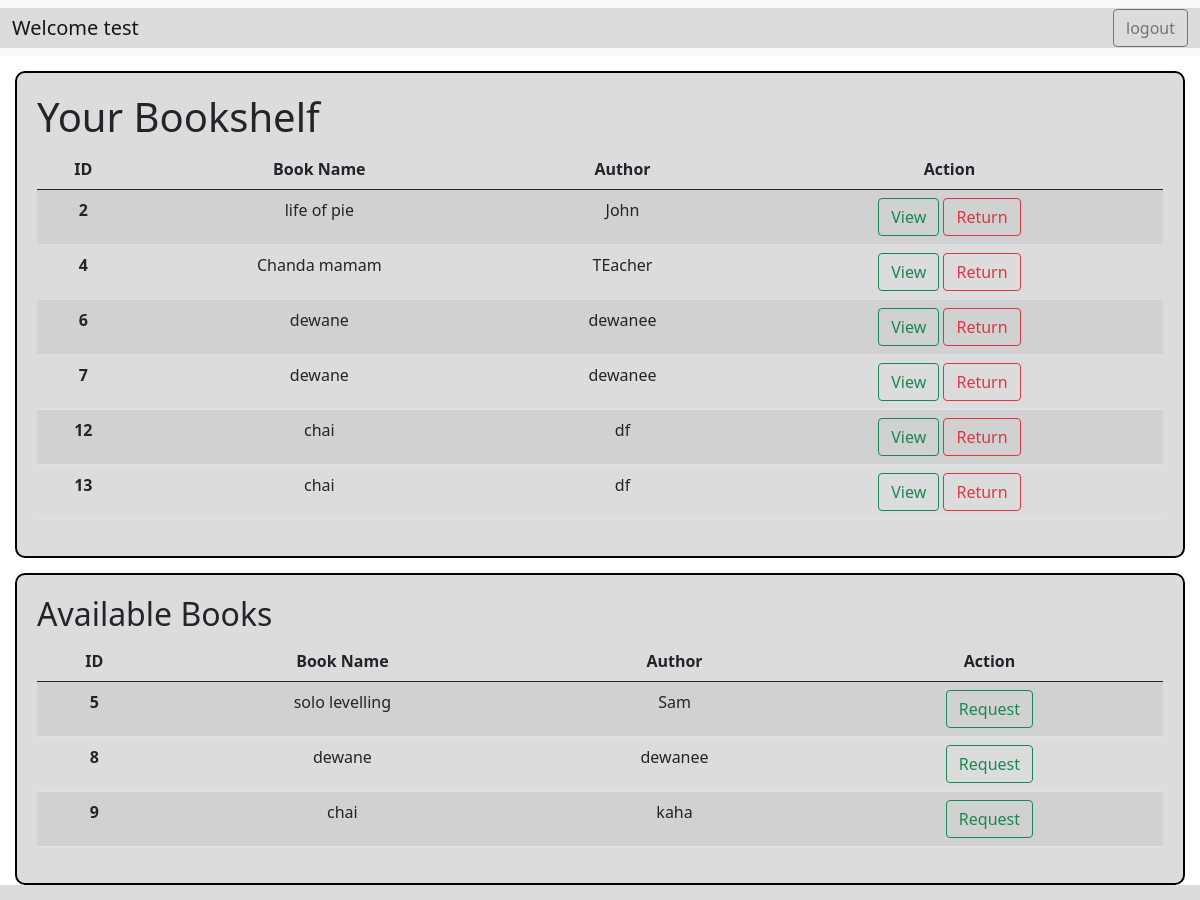
The page /user_dashboard/4 on the database its author committed.
### application/models.py (models this page shows)
class User(db.Model):
    id = db.Column(db.Integer, primary_key = True)
    email = db.Column(db.String(),unique = True, nullable = False)
    username = db.Column(db.String(), unique = True, nullable = False)
    password = db.Column (db.String(), nullable = False)
    type = db.Column (db.String(),default ="general")
    ebooks = db.relationship('Ebook', backref = 'bearer')

class Ebook(db.Model):
    id = db.Column(db.Integer, primary_key = True)
    b_name = db.Column(db.String(), nullable = False)
    author = db.Column(db.String(), nullable = False)
    b_url = db.Column(db.String(), nullable = True)
    status = db.Column(db.String(), default = "Available")
    user_id = db.Column(db.Integer, db.ForeignKey('user.id'), nullable = True)

### application/controllers.py (the view)
@app.route("/user_dashboard/<int:user_id>", methods=["GET"])
def user_dashboard(user_id):
    this_user = User.query.filter_by(id=int(user_id)).first()
    e_books = Ebook.query.filter_by(status="Available").all()
    g_books = Ebook.query.filter_by(status="Granted",user_id = int(user_id)).all()
    return render_template("user_dashboard.html", user=this_user, e_books=e_books, g_books=g_books)

### templates/user_dashboard.html (shortened to what this page needs)
<!DOCTYPE html>
<html lang="en">
<head>
    <link href="https://cdn.jsdelivr.net/npm/bootstrap@5.0.2/dist/css/bootstrap.min.css" rel="stylesheet"
>
    <link rel="stylesheet" href="../static/style.css">
</head>
<body>
    <div class="sign_in">
        <nav class="navbar navbar-expand-lg navbar-light bg-light">
            <div class="container-fluid">
                <a class="navbar-brand" href="#">Welcome {{user.username}}</a>
                <div class="d-flex">
                    <a class="btn btn-outline-secondary" href="/login">logout</a>
                </div>
            </div>
        </nav>
    </div>
    <div class=" inshelf content_main">
        <h1> Your Bookshelf </h1>
        <div id="content">
            <table class="table table-striped table-hover">
                <thead>
                    <tr>
                        <th scope="col">ID</th>
                        <th scope="col">Book Name</th>
                        <th scope="col">Author</th>
                        <th scope="col">Action</th>
                    </tr>
                </thead>
                <tbody>
                    {% for granted_book in g_books %}
                    <tr>
                        <th scope="row">{{granted_book.id}}</th>
                        <td>{{granted_book.b_name}}</td>
                        <td>{{granted_book.author}}</td>
                        <td>
                            <a href="{{ granted_book.b_url}}" target="_blank" class="btn btn-outline-success">View </a>
                            <a href="{{ url_for('return_granted', user_id=user.id, book_id=granted_book.id) }}" class="btn btn-outline-danger">Return </a>
                        </td>
                    </tr>
                    {% endfor %}
                </tbody>
            </table>
        </div>
    </div>
    <div class="requested content_main">
        <h2> Available Books</h2>
        <div id="content">
            <table class="table table-striped table-hover">
                <thead>
                    <tr>
                        <th scope="col">ID</th>
                        <th scope="col">Book Name</th>
                        <th scope="col">Author</th>
                        <th scope="col">Action</th>
                    </tr>
                </thead>
                <tbody>
                    {% for book in e_books %}
                    <tr>
                        <th scope="row">{{book.id}}</th>
                        <td>{{book.b_name}}</td>
                        <td>{{book.author}}</td>
                        <td>
                            <a href="{{ url_for('request_book', user_id=user.id, book_id=book.id) }}" class="btn btn-outline-success">Request </a>
                        </td>
                    </tr>
                    {% endfor %}
                </tbody>
            </table>
        </div>
    </div>
</body>
</html>

### static/style.css (style rules this page uses)
* { margin: 0px; padding: 0px; background-color: gainsboro; }
.content_main { border: 2px solid black; border-radius: 10px; margin: 15px; padding: 20px; }
#content { text-align: center; }

### rows shown on the page
User: username "test"
Ebook: id "2", b_name "life of pie", author "John"
Ebook: id "4", b_name "Chanda mamam", author "TEacher"
Ebook: id "6", b_name "dewane", author "dewanee"
Ebook: id "7", b_name "dewane", author "dewanee"
Ebook: id "12", b_name "chai", author "df"
Ebook: id "13", b_name "chai", author "df"
Ebook: id "5", b_name "solo levelling", author "Sam"
Ebook: id "8", b_name "dewane", author "dewanee"
Ebook: id "9", b_name "chai", author "kaha"
